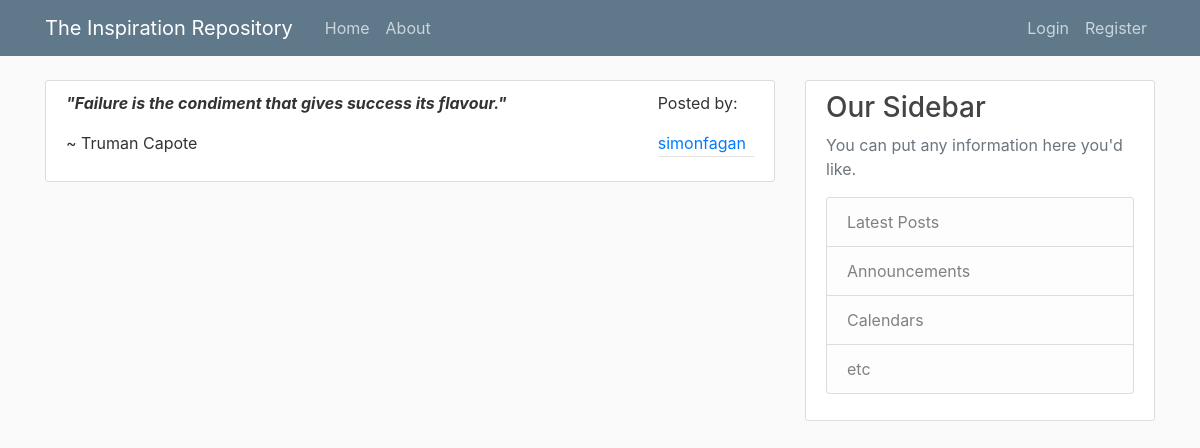
The page /quote/1/ on the database its author committed.
### quote/models.py (models this page shows, shortened)
class Quote(models.Model):
    content = models.TextField()
    author = models.CharField(max_length=50)
    date_posted = models.DateTimeField(default=timezone.now)
    poster = models.ForeignKey(User, on_delete=models.CASCADE)

### quote/views.py (the view)
# urls.py: path('quote/<int:pk>/', QuoteDetailView.as_view(), name='quote-detail'),
class QuoteDetailView(DetailView):
    model = Quote

### quote/templates/quote/quote_detail.html (shortened to what this page needs)
{% extends "quote/base.html" %}
{% block content %}
    <article class="media content-section">
        <div class="media-body">
          <p class="article-content"><b><i>"{{ object.content }}"</i></b></p>
          <p class="article-content">~ {{ object.author }}</p>
        </div>
        <div class="article-metadata">
            <p>Posted by:</p>
            <a class="mr-2" href="{% url 'user-quotes' object.poster.username %}">{{ object.poster }}</a>
          </div>
    </article>
{% endblock content %}

### quote/static/quote/main.css (style rules this page uses)
body { background: #fafafa; color: #333333; margin-top: 5rem; }
.content-section { background: #ffffff; padding: 10px 20px; border: 1px solid #dddddd; border-radius: 3px; margin-bottom: 20px; }
.article-content { white-space: pre-line; }
.article-metadata { padding-bottom: 1px; margin-bottom: 4px; border-bottom: 1px solid #e3e3e3 }

### rows shown on the page
Quote: content "Failure is the condiment that gives success its flavour.", author "Truman Capote", poster "simonfagan"
